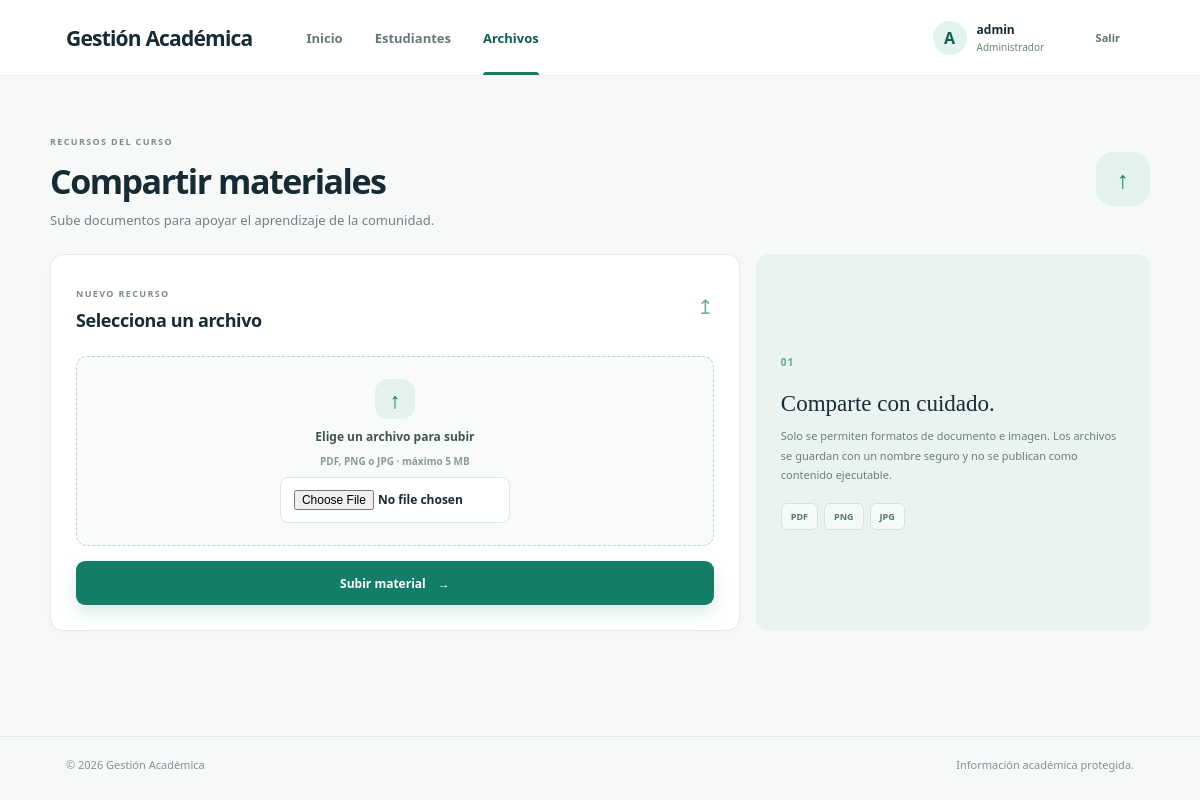
The page /subir (signed in) on the database its author committed.
### tables this page shows
CREATE TABLE usuarios (
            id       INTEGER PRIMARY KEY AUTOINCREMENT,
            username TEXT NOT NULL,
            password TEXT NOT NULL,   -- MALA PRACTICA: contrasena en texto plano
            rol      TEXT NOT NULL    -- admin | docente | estudiante
        , estudiante_id INTEGER REFERENCES estudiantes (id), session_version INTEGER NOT NULL DEFAULT 0);

### app.py (the view, shortened to what this page needs)
@app.route("/subir", methods=["GET", "POST"])
@roles_required("admin", "docente")
def subir():
    return render_template("features/uploads/upload.html")

### app.py (called while the page is built)
def csrf_token():
    token = session.get("csrf_token")
    if token is None:
        token = secrets.token_urlsafe(32)
        session["csrf_token"] = token
    return token

@app.context_processor
def inject_common_template_values():
    own_profile_id = None
    user = getattr(g, "user", None)
    if user and user["rol"] == "estudiante":
        own_profile_id = user["estudiante_id"]
    return {"now_year": datetime.now().year, "own_profile_id": own_profile_id}

def roles_required(*roles):
    def decorator(view):
        @wraps(view)
        def wrapped(*args, **kwargs):
            user = getattr(g, "user", None)
            if user is None:
                return redirect(url_for("login", next=_request_target()))
            if user["rol"] not in roles:
                abort(403)
            return view(*args, **kwargs)
        return wrapped
    return decorator

### database.py (called while the page is built)
def get_connection():
    conn = sqlite3.connect(Config.DATABASE)
    conn.row_factory = sqlite3.Row
    conn.execute("PRAGMA foreign_keys = ON")
    return conn

@contextmanager
def connection():
    conn = get_connection()
    try:
        with conn:
            yield conn
    finally:
        conn.close()

### templates/features/uploads/upload.html (shortened to what this page needs)
{% extends "layouts/base.html" %}
{% block content %}
<section class="page-heading"><div><span class="eyebrow">RECURSOS DEL CURSO</span><h1>Compartir materiales</h1><p>Sube documentos para apoyar el aprendizaje de la comunidad.</p></div><span class="heading-symbol">↑</span></section>
<section class="upload-layout"><div class="content-card upload-card"><div class="card-heading"><div><span class="eyebrow">NUEVO RECURSO</span><h2>Selecciona un archivo</h2></div><span class="subtle-icon">↥</span></div><form method="POST" action="{{ url_for('subir') }}" enctype="multipart/form-data" class="stack-form"><input type="hidden" name="csrf_token" value="{{ csrf_token() }}"><label class="drop-zone" for="archivo"><span class="upload-icon">↑</span><strong>Elige un archivo para subir</strong><small>PDF, PNG o JPG · máximo 5 MB</small><input id="archivo" type="file" name="archivo" accept=".pdf,.png,.jpg,.jpeg" required></label><button class="button button-primary button-wide" type="submit">Subir material <span aria-hidden="true">→</span></button></form></div><aside class="upload-aside"><span class="aside-number">01</span><h2>Comparte con cuidado.</h2><p>Solo se permiten formatos de documento e imagen. Los archivos se guardan con un nombre seguro y no se publican como contenido ejecutable.</p><div class="allowed-types"><span>PDF</span><span>PNG</span><span>JPG</span></div></aside></section>
{% endblock %}

### templates/layouts/base.html (shortened to what this page needs)
<!doctype html>
<html lang="es">
<head>
    <link rel="stylesheet" href="{{ url_for('static', filename='style.css') }}">
</head>
<body>
    <header class="topbar">
        <a class="brand" href="{{ url_for('inicio') }}" aria-label="Gestión académica, inicio">Gestión Académica</a>
        {% if session.get('username') %}
            <nav class="primary-nav" aria-label="Navegación principal">
                <a class="nav-link {{ 'is-active' if request.endpoint == 'inicio' else '' }}" href="{{ url_for('inicio') }}">Inicio</a>
                {% if session.get('rol') == 'estudiante' %}
                    {% if own_profile_id %}<a class="nav-link {{ 'is-active' if request.endpoint in ['perfil', 'editar_biografia'] else '' }}" href="{{ url_for('perfil', id=own_profile_id) }}">Mi perfil</a>{% endif %}
                {% else %}
                    <a class="nav-link {{ 'is-active' if request.endpoint in ['buscar', 'perfil'] else '' }}" href="{{ url_for('buscar') }}">Estudiantes</a>
                {% endif %}
                {% if session.get('rol') in ['admin', 'docente'] %}
                    <a class="nav-link {{ 'is-active' if request.endpoint == 'subir' else '' }}" href="{{ url_for('subir') }}">Archivos</a>
                {% endif %}
            </nav>
        {% endif %}
        <div class="account-area">
            {% if session.get('username') %}
                <span class="account-avatar" aria-hidden="true">{{ session.get('username')[0]|upper }}</span>
                <span class="account-meta"><strong>{{ session.get('username') }}</strong><small>{{ {'admin':'Administrador','docente':'Docente','estudiante':'Estudiante'}.get(session.get('rol'), 'Usuario') }}</small></span>
                <form method="POST" action="{{ url_for('logout') }}" class="logout-form">
                    <button class="button button-quiet button-small" type="submit">Salir</button>
                </form>
            {% else %}
                <a class="button button-dark button-small" href="{{ url_for('login') }}">Iniciar sesión</a>
            {% endif %}
        </div>
    </header>
    <main class="page-shell">
        {% block content %}{% endblock %}
    </main>
    <footer class="site-footer"><span>© {{ now_year }} Gestión Académica</span><span>Información académica protegida.</span></footer>
</body>
</html>

### rows shown on the page
usuarios: username "A", get "admin", rol "Administrador"
